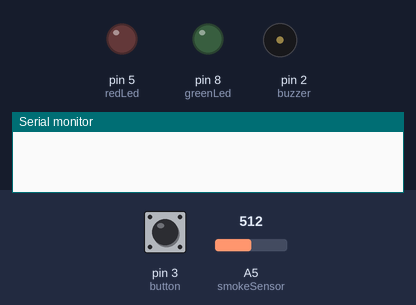
Simulated run of this sketch. Board: Arduino Uno, built with avr-gcc and run on an emulated ATmega328P. Shown: output pins drawn as LEDs (lit = HIGH), buzzer (waves = sounding), the last lines printed to the serial monitor. Inputs (shaded band) come from the test bench; at power-on: pin 3 (button) LOW, A5 (smokeSensor) = 512.

Above: at 1.2 s.
1.3 s: pin 3 (button) pulled HIGH for 0.15 s
At 1.37 s:
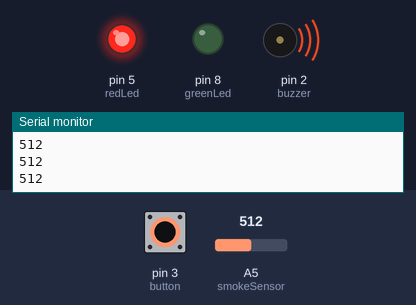
2.9 s: pin 3 (button) pulled HIGH for 3.2 s
At 6.7 s:
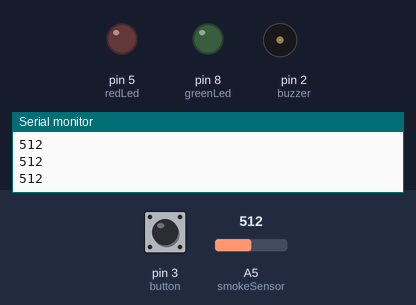
Timing chart, 0 to 8.2 s (numbered marks = the images above; inputs shaded):
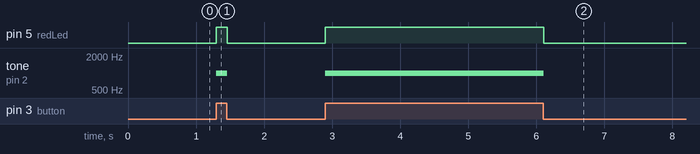

The sketch:

18_smoke_detector_alarm.ino
```cpp
/*
 * Rui Santos
 * Complete Project Details http://randomnerdtutorials.com
 */

int redLed = 5;
int greenLed = 8;

int buzzer = 2;
int button = 3;

int smokeSensor = A5;
int sensorThres = 100;

void setup() {
  pinMode(redLed, OUTPUT);
  pinMode(greenLed, OUTPUT);
  pinMode(buzzer, OUTPUT);
  pinMode(button, INPUT);
  Serial.begin(9600);
}

void loop() {
  if(digitalRead(button) == HIGH) {
    int sensorValue = analogRead(smokeSensor);
    Serial.println(sensorValue);

    if(sensorValue > sensorThres) {
      tone(buzzer, 1000);
      digitalWrite(redLed, HIGH);
      digitalWrite(greenLed, LOW);
    }

    else {
      digitalWrite(redLed, LOW);
      digitalWrite(greenLed, HIGH);
      noTone(buzzer);
    }
    delay(10);
  }
  else {
    digitalWrite(redLed, LOW);
    digitalWrite(greenLed, LOW);
    noTone(buzzer);
  }
}
```

Measured:
- after the input at 1.3 s, pin 5 (redLed): LOW → HIGH at once, → LOW 0.15 s later; tone on pin 2 (buzzer): silent → 1000 Hz at once, → silent 0.15 s later
- after the input at 2.9 s, pin 5 (redLed): LOW → HIGH at once, → LOW 3.2 s later; tone on pin 2 (buzzer): silent → 1000 Hz at once, → silent 3.2 s later
